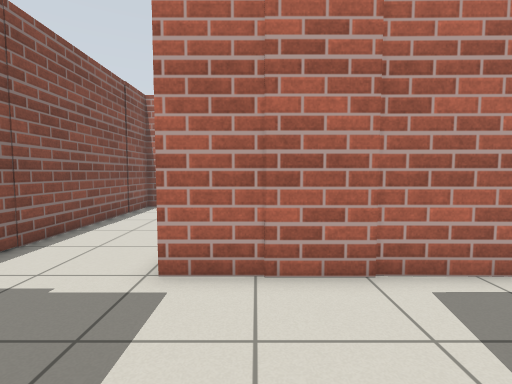
view 1 (above)

19 first-person views from a walk through a robot-simulator world made for Gazebo. The camera is 0.94 m above the floor, tilts 4° down and sees 85° across. The floor is counted in squares, 0.5 m on a side. Each view is taken from the middle of a square. On the plan, view 1 faces up. The plan holds only what a view shows up to about 16 squares ahead; the rest is blank. Simple shapes stand in for some stock models. Surface patterns are stand-ins for the level's own textures.

view 2
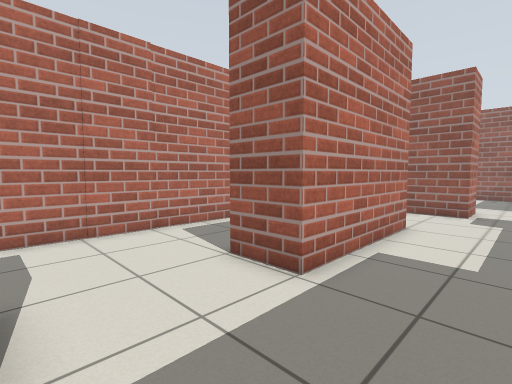

view 3
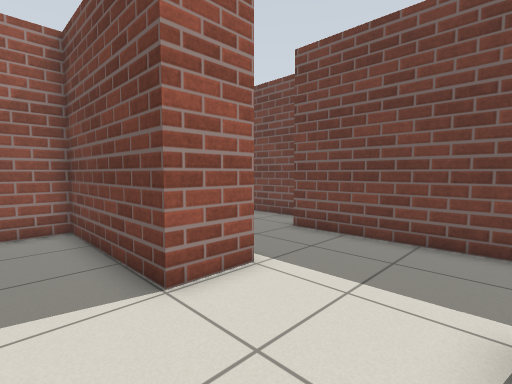

view 4
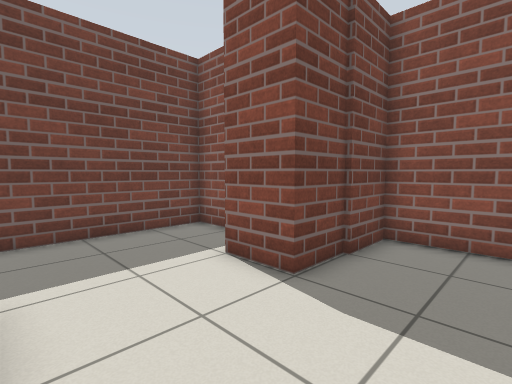

view 5
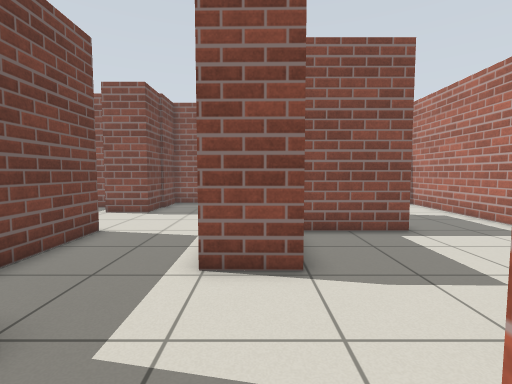

view 6
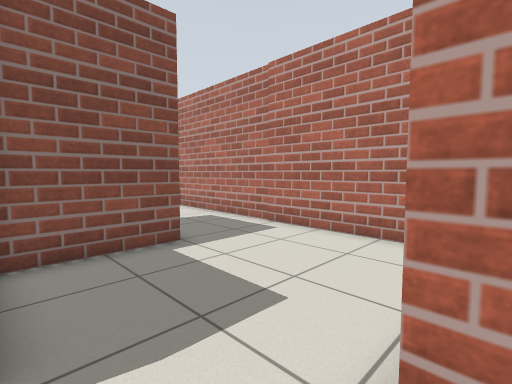

view 7
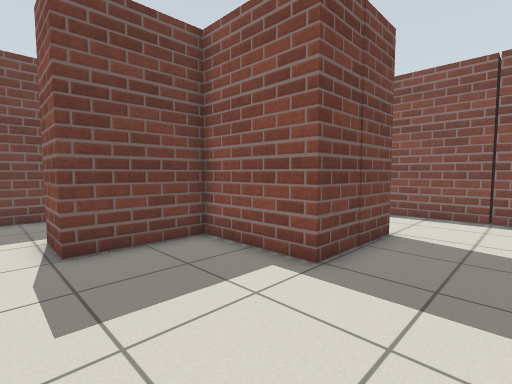

view 8
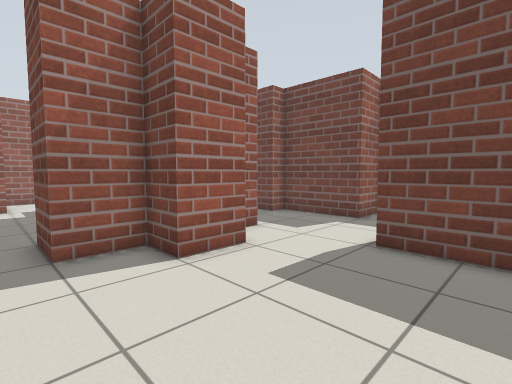

view 9
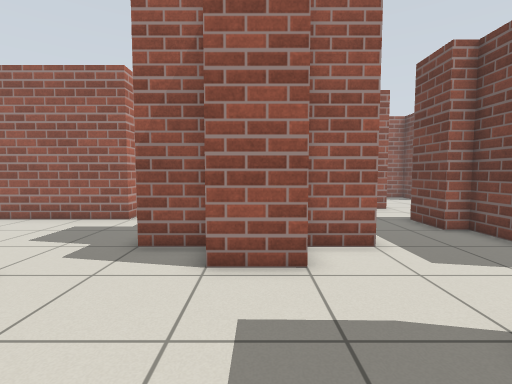

view 10
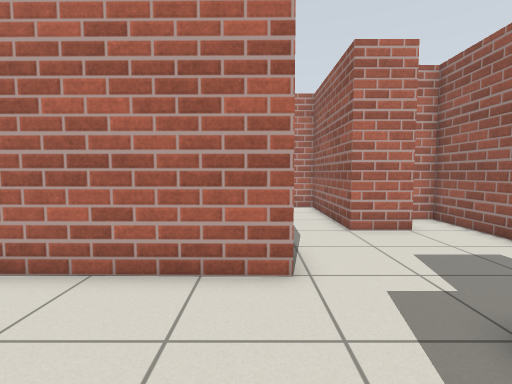

view 11
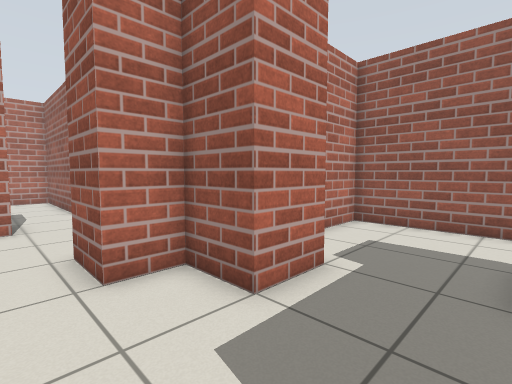

view 12
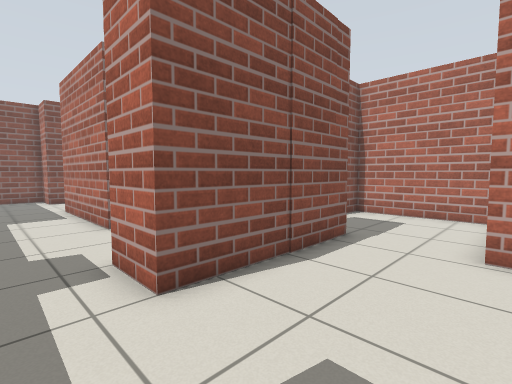

view 13
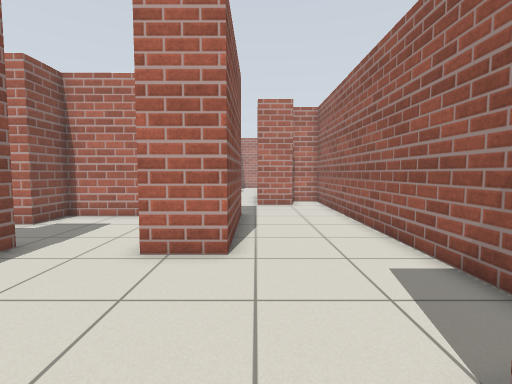

view 14
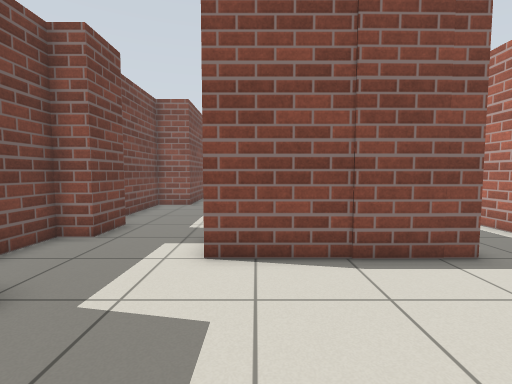

view 15
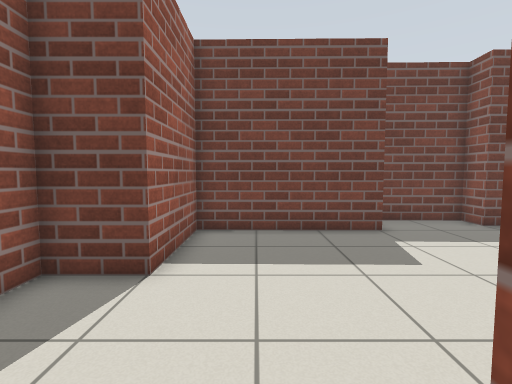

view 16
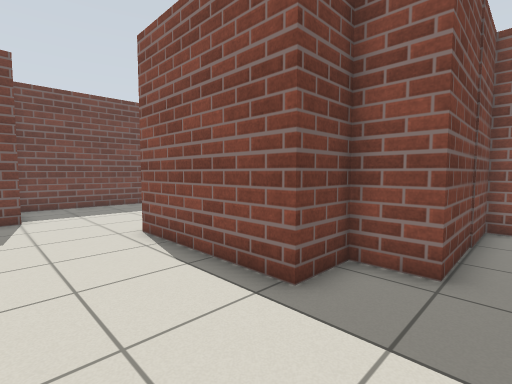

view 17
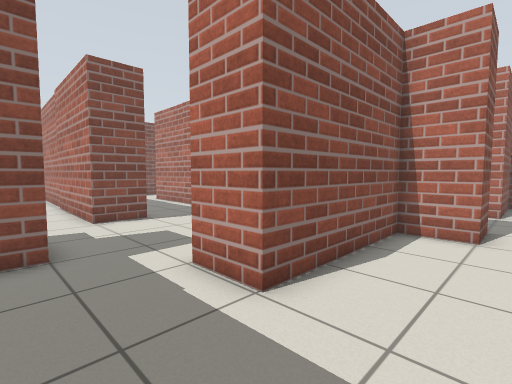

view 18
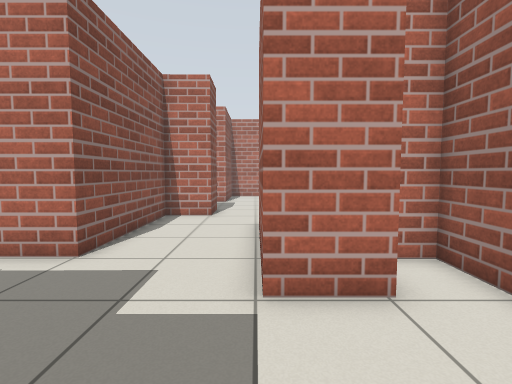

view 19
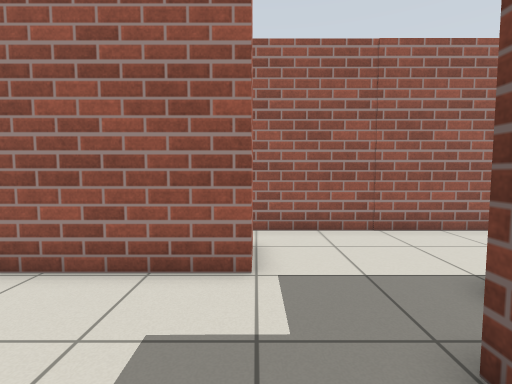

### Floor plan
Key: @ floor where view 1 was taken; # wall or solid block; . floor; B brick block; O other object.
Columns run from 7 left of view 1 to 24 right of it. Each row starts with its distance up from view 1.
 31                          O
 30                          B
 29                          B
 28                          B
 27                          B
 26                          .
 25                BB#       .
 24                 .#       ...
 23                ..#       B..
 22                ..#       B..
 21                ..B  BB BBB..
 20             .. ..B  .B B....
 19             .....BBB.B B...
 18             .........B B...B
 17                B.....B B...B
 16                B.....B B...B
 15  BBBBBBBBBBBBBBB.....BBB...B  BB
 14  B.........................B  .B
 13 BB...............BBB.......BBB.B
 12  B...............B B...........B
 11  B...BBBBB.....##B ###BBB......B
 10  B..     B.....##       B......B
  9  B...    B.....##B #BBBBBBB....B
  8  B...    B.......B B....B B....B
  7  B...    BBBBB...BBB....B B....B
  6  B...        B..........B B....B
  5   ...BB  BBBBB..........B B....B
  4  B.................BBB..B B....B
  3  B.............BBBBB B...BB....B
  2  B.............B     B.........B
  1    BBB...BBBBBBB     B.........B
  0      B.@.B        .B B.........B
 -1      B...BBBBBBB...B B.......BBB
 -2    B...............BBB.......B
 -3    B.........................B
 -4    B.........................B
 -5    BBBBBBBBB...........BBBBBBB
 -6            B.....BBB...
 -7            BBBBB   BBBB

Positions as (right, up) in squares from view 1, and headings:
1: (0, 0), facing up
2: (-2, -4), facing up-right
3: (-2, 3), facing down-right
4: (2, 4), facing down-left
5: (11, 6), facing left
6: (9, 7), facing up-left
7: (7, 14), facing down-left
8: (3, 14), facing down-right
9: (3, 10), facing right
10: (7, 10), facing up
11: (7, 4), facing up-right
12: (18, -4), facing up-left
13: (20, -3), facing up
14: (20, -1), facing left
15: (20, 4), facing down
16: (23, 12), facing down-left
17: (19, 12), facing up-left
18: (20, 9), facing up
19: (15, 13), facing right
